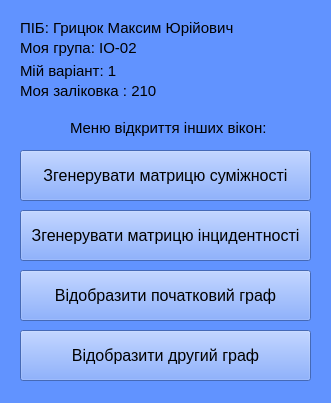
<?xml version="1.0" encoding="UTF-8"?>
<ui version="4.0">
 <class>MainWindow</class>
 <widget class="QMainWindow" name="MainWindow">
  <property name="geometry">
   <rect>
    <x>0</x>
    <y>0</y>
    <width>331</width>
    <height>403</height>
   </rect>
  </property>
  <property name="sizePolicy">
   <sizepolicy hsizetype="Preferred" vsizetype="Preferred">
    <horstretch>0</horstretch>
    <verstretch>0</verstretch>
   </sizepolicy>
  </property>
  <property name="minimumSize">
   <size>
    <width>331</width>
    <height>342</height>
   </size>
  </property>
  <property name="maximumSize">
   <size>
    <width>331</width>
    <height>121221</height>
   </size>
  </property>
  <property name="palette">
   <palette>
    <active>
     <colorrole role="WindowText">
      <brush brushstyle="SolidPattern">
       <color alpha="255">
        <red>0</red>
        <green>0</green>
        <blue>0</blue>
       </color>
      </brush>
     </colorrole>
     <colorrole role="Button">
      <brush brushstyle="SolidPattern">
       <color alpha="255">
        <red>97</red>
        <green>147</green>
        <blue>255</blue>
       </color>
      </brush>
     </colorrole>
     <colorrole role="Light">
      <brush brushstyle="SolidPattern">
       <color alpha="255">
        <red>224</red>
        <green>234</green>
        <blue>255</blue>
       </color>
      </brush>
     </colorrole>
     <colorrole role="Midlight">
      <brush brushstyle="SolidPattern">
       <color alpha="255">
        <red>160</red>
        <green>190</green>
        <blue>255</blue>
       </color>
      </brush>
     </colorrole>
     <colorrole role="Dark">
      <brush brushstyle="SolidPattern">
       <color alpha="255">
        <red>48</red>
        <green>74</green>
        <blue>127</blue>
       </color>
      </brush>
     </colorrole>
     <colorrole role="Mid">
      <brush brushstyle="SolidPattern">
       <color alpha="255">
        <red>65</red>
        <green>98</green>
        <blue>170</blue>
       </color>
      </brush>
     </colorrole>
     <colorrole role="Text">
      <brush brushstyle="SolidPattern">
       <color alpha="255">
        <red>0</red>
        <green>0</green>
        <blue>0</blue>
       </color>
      </brush>
     </colorrole>
     <colorrole role="BrightText">
      <brush brushstyle="SolidPattern">
       <color alpha="255">
        <red>255</red>
        <green>255</green>
        <blue>255</blue>
       </color>
      </brush>
     </colorrole>
     <colorrole role="ButtonText">
      <brush brushstyle="SolidPattern">
       <color alpha="255">
        <red>0</red>
        <green>0</green>
        <blue>0</blue>
       </color>
      </brush>
     </colorrole>
     <colorrole role="Base">
      <brush brushstyle="SolidPattern">
       <color alpha="255">
        <red>255</red>
        <green>255</green>
        <blue>255</blue>
       </color>
      </brush>
     </colorrole>
     <colorrole role="Window">
      <brush brushstyle="SolidPattern">
       <color alpha="255">
        <red>97</red>
        <green>147</green>
        <blue>255</blue>
       </color>
      </brush>
     </colorrole>
     <colorrole role="Shadow">
      <brush brushstyle="SolidPattern">
       <color alpha="255">
        <red>0</red>
        <green>0</green>
        <blue>0</blue>
       </color>
      </brush>
     </colorrole>
     <colorrole role="AlternateBase">
      <brush brushstyle="SolidPattern">
       <color alpha="255">
        <red>176</red>
        <green>201</green>
        <blue>255</blue>
       </color>
      </brush>
     </colorrole>
     <colorrole role="ToolTipBase">
      <brush brushstyle="SolidPattern">
       <color alpha="255">
        <red>255</red>
        <green>255</green>
        <blue>220</blue>
       </color>
      </brush>
     </colorrole>
     <colorrole role="ToolTipText">
      <brush brushstyle="SolidPattern">
       <color alpha="255">
        <red>0</red>
        <green>0</green>
        <blue>0</blue>
       </color>
      </brush>
     </colorrole>
     <colorrole role="PlaceholderText">
      <brush brushstyle="NoBrush">
       <color alpha="128">
        <red>0</red>
        <green>0</green>
        <blue>0</blue>
       </color>
      </brush>
     </colorrole>
    </active>
    <inactive>
     <colorrole role="WindowText">
      <brush brushstyle="SolidPattern">
       <color alpha="255">
        <red>0</red>
        <green>0</green>
        <blue>0</blue>
       </color>
      </brush>
     </colorrole>
     <colorrole role="Button">
      <brush brushstyle="SolidPattern">
       <color alpha="255">
        <red>97</red>
        <green>147</green>
        <blue>255</blue>
       </color>
      </brush>
     </colorrole>
     <colorrole role="Light">
      <brush brushstyle="SolidPattern">
       <color alpha="255">
        <red>224</red>
        <green>234</green>
        <blue>255</blue>
       </color>
      </brush>
     </colorrole>
     <colorrole role="Midlight">
      <brush brushstyle="SolidPattern">
       <color alpha="255">
        <red>160</red>
        <green>190</green>
        <blue>255</blue>
       </color>
      </brush>
     </colorrole>
     <colorrole role="Dark">
      <brush brushstyle="SolidPattern">
       <color alpha="255">
        <red>48</red>
        <green>74</green>
        <blue>127</blue>
       </color>
      </brush>
     </colorrole>
     <colorrole role="Mid">
      <brush brushstyle="SolidPattern">
       <color alpha="255">
        <red>65</red>
        <green>98</green>
        <blue>170</blue>
       </color>
      </brush>
     </colorrole>
     <colorrole role="Text">
      <brush brushstyle="SolidPattern">
       <color alpha="255">
        <red>0</red>
        <green>0</green>
        <blue>0</blue>
       </color>
      </brush>
     </colorrole>
     <colorrole role="BrightText">
      <brush brushstyle="SolidPattern">
       <color alpha="255">
        <red>255</red>
        <green>255</green>
        <blue>255</blue>
       </color>
      </brush>
     </colorrole>
     <colorrole role="ButtonText">
      <brush brushstyle="SolidPattern">
       <color alpha="255">
        <red>0</red>
        <green>0</green>
        <blue>0</blue>
       </color>
      </brush>
     </colorrole>
     <colorrole role="Base">
      <brush brushstyle="SolidPattern">
       <color alpha="255">
        <red>255</red>
        <green>255</green>
        <blue>255</blue>
       </color>
      </brush>
     </colorrole>
     <colorrole role="Window">
      <brush brushstyle="SolidPattern">
       <color alpha="255">
        <red>97</red>
        <green>147</green>
        <blue>255</blue>
       </color>
      </brush>
     </colorrole>
     <colorrole role="Shadow">
      <brush brushstyle="SolidPattern">
       <color alpha="255">
        <red>0</red>
        <green>0</green>
        <blue>0</blue>
       </color>
      </brush>
     </colorrole>
     <colorrole role="AlternateBase">
      <brush brushstyle="SolidPattern">
       <color alpha="255">
        <red>176</red>
        <green>201</green>
        <blue>255</blue>
       </color>
      </brush>
     </colorrole>
     <colorrole role="ToolTipBase">
      <brush brushstyle="SolidPattern">
       <color alpha="255">
        <red>255</red>
        <green>255</green>
        <blue>220</blue>
       </color>
      </brush>
     </colorrole>
     <colorrole role="ToolTipText">
      <brush brushstyle="SolidPattern">
       <color alpha="255">
        <red>0</red>
        <green>0</green>
        <blue>0</blue>
       </color>
      </brush>
     </colorrole>
     <colorrole role="PlaceholderText">
      <brush brushstyle="NoBrush">
       <color alpha="128">
        <red>0</red>
        <green>0</green>
        <blue>0</blue>
       </color>
      </brush>
     </colorrole>
    </inactive>
    <disabled>
     <colorrole role="WindowText">
      <brush brushstyle="SolidPattern">
       <color alpha="255">
        <red>48</red>
        <green>74</green>
        <blue>127</blue>
       </color>
      </brush>
     </colorrole>
     <colorrole role="Button">
      <brush brushstyle="SolidPattern">
       <color alpha="255">
        <red>97</red>
        <green>147</green>
        <blue>255</blue>
       </color>
      </brush>
     </colorrole>
     <colorrole role="Light">
      <brush brushstyle="SolidPattern">
       <color alpha="255">
        <red>224</red>
        <green>234</green>
        <blue>255</blue>
       </color>
      </brush>
     </colorrole>
     <colorrole role="Midlight">
      <brush brushstyle="SolidPattern">
       <color alpha="255">
        <red>160</red>
        <green>190</green>
        <blue>255</blue>
       </color>
      </brush>
     </colorrole>
     <colorrole role="Dark">
      <brush brushstyle="SolidPattern">
       <color alpha="255">
        <red>48</red>
        <green>74</green>
        <blue>127</blue>
       </color>
      </brush>
     </colorrole>
     <colorrole role="Mid">
      <brush brushstyle="SolidPattern">
       <color alpha="255">
        <red>65</red>
        <green>98</green>
        <blue>170</blue>
       </color>
      </brush>
     </colorrole>
     <colorrole role="Text">
      <brush brushstyle="SolidPattern">
       <color alpha="255">
        <red>48</red>
        <green>74</green>
        <blue>127</blue>
       </color>
      </brush>
     </colorrole>
     <colorrole role="BrightText">
      <brush brushstyle="SolidPattern">
       <color alpha="255">
        <red>255</red>
        <green>255</green>
        <blue>255</blue>
       </color>
      </brush>
     </colorrole>
     <colorrole role="ButtonText">
      <brush brushstyle="SolidPattern">
       <color alpha="255">
        <red>48</red>
        <green>74</green>
        <blue>127</blue>
       </color>
      </brush>
     </colorrole>
     <colorrole role="Base">
      <brush brushstyle="SolidPattern">
       <color alpha="255">
        <red>97</red>
        <green>147</green>
        <blue>255</blue>
       </color>
      </brush>
     </colorrole>
     <colorrole role="Window">
      <brush brushstyle="SolidPattern">
       <color alpha="255">
        <red>97</red>
        <green>147</green>
        <blue>255</blue>
       </color>
      </brush>
     </colorrole>
     <colorrole role="Shadow">
      <brush brushstyle="SolidPattern">
       <color alpha="255">
        <red>0</red>
        <green>0</green>
        <blue>0</blue>
       </color>
      </brush>
     </colorrole>
     <colorrole role="AlternateBase">
      <brush brushstyle="SolidPattern">
       <color alpha="255">
        <red>97</red>
        <green>147</green>
        <blue>255</blue>
       </color>
      </brush>
     </colorrole>
     <colorrole role="ToolTipBase">
      <brush brushstyle="SolidPattern">
       <color alpha="255">
        <red>255</red>
        <green>255</green>
        <blue>220</blue>
       </color>
      </brush>
     </colorrole>
     <colorrole role="ToolTipText">
      <brush brushstyle="SolidPattern">
       <color alpha="255">
        <red>0</red>
        <green>0</green>
        <blue>0</blue>
       </color>
      </brush>
     </colorrole>
     <colorrole role="PlaceholderText">
      <brush brushstyle="NoBrush">
       <color alpha="128">
        <red>0</red>
        <green>0</green>
        <blue>0</blue>
       </color>
      </brush>
     </colorrole>
    </disabled>
   </palette>
  </property>
  <property name="windowTitle">
   <string>Вікно №1</string>
  </property>
  <widget class="QWidget" name="centralwidget">
   <widget class="QPushButton" name="showSumMatrix">
    <property name="geometry">
     <rect>
      <x>20</x>
      <y>150</y>
      <width>291</width>
      <height>51</height>
     </rect>
    </property>
    <property name="font">
     <font>
      <pointsize>12</pointsize>
     </font>
    </property>
    <property name="text">
     <string>Згенерувати матрицю суміжності</string>
    </property>
   </widget>
   <widget class="QPushButton" name="showSecondMatrix">
    <property name="geometry">
     <rect>
      <x>20</x>
      <y>210</y>
      <width>291</width>
      <height>51</height>
     </rect>
    </property>
    <property name="font">
     <font>
      <pointsize>12</pointsize>
     </font>
    </property>
    <property name="text">
     <string>Згенерувати матрицю інцидентності</string>
    </property>
   </widget>
   <widget class="QPushButton" name="showFirstGraph">
    <property name="geometry">
     <rect>
      <x>20</x>
      <y>270</y>
      <width>291</width>
      <height>51</height>
     </rect>
    </property>
    <property name="font">
     <font>
      <pointsize>12</pointsize>
     </font>
    </property>
    <property name="text">
     <string>Відобразити початковий граф</string>
    </property>
   </widget>
   <widget class="QLabel" name="labelVarGet">
    <property name="geometry">
     <rect>
      <x>20</x>
      <y>60</y>
      <width>131</width>
      <height>21</height>
     </rect>
    </property>
    <property name="font">
     <font>
      <pointsize>11</pointsize>
     </font>
    </property>
    <property name="text">
     <string>Мій варіант: 1</string>
    </property>
   </widget>
   <widget class="QLabel" name="labelCallCapt">
    <property name="geometry">
     <rect>
      <x>70</x>
      <y>120</y>
      <width>201</width>
      <height>16</height>
     </rect>
    </property>
    <property name="font">
     <font>
      <pointsize>11</pointsize>
     </font>
    </property>
    <property name="text">
     <string>Меню відкриття інших вікон:</string>
    </property>
   </widget>
   <widget class="QLabel" name="labelInfo1">
    <property name="geometry">
     <rect>
      <x>20</x>
      <y>20</y>
      <width>251</width>
      <height>16</height>
     </rect>
    </property>
    <property name="font">
     <font>
      <pointsize>11</pointsize>
     </font>
    </property>
    <property name="text">
     <string>ПІБ: Грицюк Максим Юрійович</string>
    </property>
   </widget>
   <widget class="QLabel" name="labelInfo2">
    <property name="geometry">
     <rect>
      <x>20</x>
      <y>40</y>
      <width>231</width>
      <height>16</height>
     </rect>
    </property>
    <property name="font">
     <font>
      <pointsize>11</pointsize>
     </font>
    </property>
    <property name="text">
     <string>Моя група: ІО-02</string>
    </property>
   </widget>
   <widget class="QPushButton" name="showSecongGraph">
    <property name="geometry">
     <rect>
      <x>20</x>
      <y>330</y>
      <width>291</width>
      <height>51</height>
     </rect>
    </property>
    <property name="font">
     <font>
      <pointsize>12</pointsize>
     </font>
    </property>
    <property name="text">
     <string>Відобразити другий граф</string>
    </property>
   </widget>
   <widget class="QLabel" name="label_3">
    <property name="geometry">
     <rect>
      <x>20</x>
      <y>80</y>
      <width>161</width>
      <height>21</height>
     </rect>
    </property>
    <property name="font">
     <font>
      <pointsize>11</pointsize>
     </font>
    </property>
    <property name="text">
     <string>Моя заліковка : 210</string>
    </property>
   </widget>
  </widget>
 </widget>
 <resources/>
 <connections/>
</ui>
